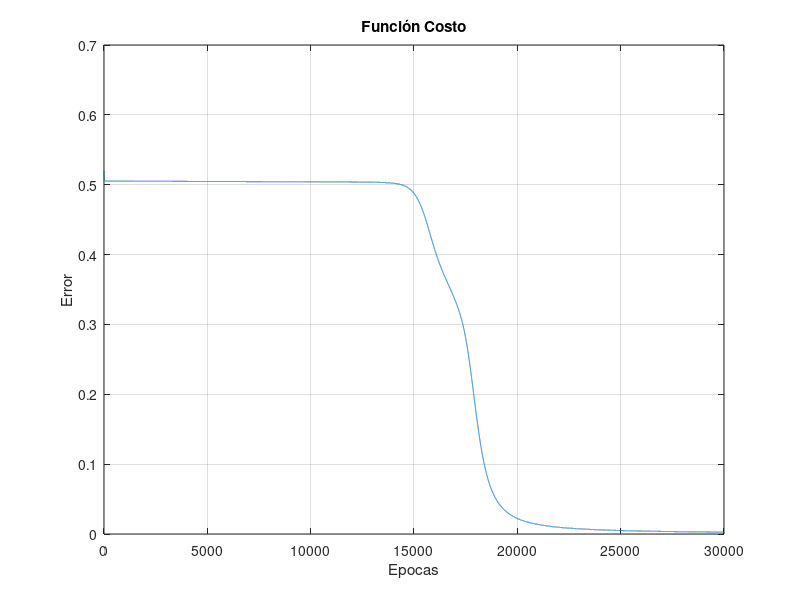

Write the MATLAB code that produced this figure.
close all; clear, clc

eta = 0.1;
epochs = 30000;

X = [1 0 0; 1 0 1; 1 1 0; 1 1 1];
Y = [1; 0; 0; 1];

w1 = [0.3 -0.1 0.2; 0.1 0.2 0];
w2 = [-0.3 0.1 -0.2];

sig = @(x) 1 ./ (1 + exp(-x));
dsig = @(x) exp(-x) ./ (1 + exp(-x)).^2;

error = zeros(epochs, 1);

for epoch = 1 : epochs
    e = 0;
    for i = 1 : length(X)
        x = X(i,:)';
        y = Y(i);
        
        % Propagacion hacia adelante
        h = [1; sig(w1 * x)];
        o = sig(w2 * h);
    
        % Calculo del error
        e = e + 0.5 * (y - o).^2;

        % Retropropagacion
        delta_o = (o - y) * dsig(w2 * h);
        delta_h = dsig(w1 * x) .* (w2(2:end)' * delta_o);

        % Actualización de los pesos
        w2 = w2 - eta * delta_o * h';
        w1 = w1 - eta * delta_h * x';
    end

    error(epoch) = e;
end

disp('Pesos capa oculta:')
disp(w1)
disp('Pesos capa salida:')
disp(w2)

disp('Resultados:')
for i = 1 : length(X)
    x = X(i,:);
    y = Y(i);

    h = [1; sig(w1 * x')];
    o = sig(w2 * h);

    fprintf('Entrada: [%d %d], Salida: %.1f\n', X(i,1), X(i,2), o)
end

plot(1:epochs, error)
title('Función Costo'), xlabel('Epocas'), ylabel('Error'), grid on